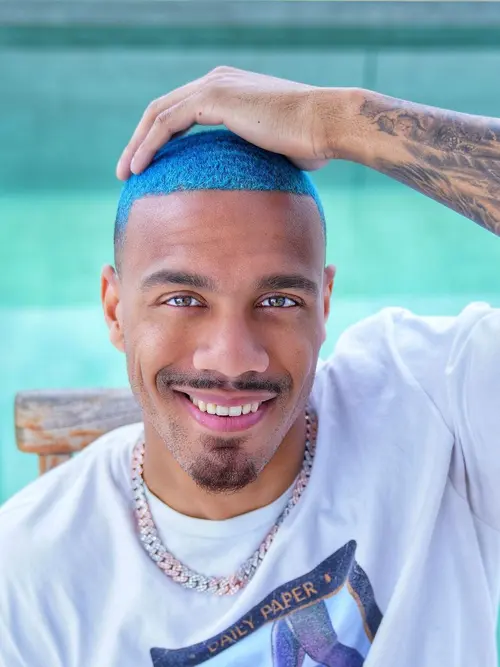
#> input picture gambar-5.jpg, 500 x 667 px, given in place of the camera
$ python I1_ColorTracking.py
#> lines starting #> are read from the running program, lines starting #| are printed output that depends on the picture; after the words box and inside, x2 and y2 are one past the last pixel; in counts of white or black regions, pixels touching at a corner belong together
import cv2
import numpy as np

# Open a connection to the webcam
cam = cv2.VideoCapture(0)

if not cam.isOpened():
    print("Error: Could not open webcam.")
    exit()

# Define the lower and upper bounds of the color to track
# These values can be adjusted to detect different colors
lower_color = np.array([66, 98, 100])  # Lower bound of the color in HSV
upper_color = np.array([156, 232, 255])  # Upper bound of the color in HSV

while True:
    # Capture a frame from the webcam
    ret, frame = cam.read()
#> frame is the input picture: shape (667, 500, 3); mean B, G, R 187.4, 174, 152.2
    if not ret:
        print("Error: Could not read frame.")
        break

    # Convert the frame from BGR to HSV color space
    hsv = cv2.cvtColor(frame, cv2.COLOR_BGR2HSV)
#> hsv: shape (667, 500, 3); mean H, S, V 94.3, 79.2, 199.2

    # Create a mask to filter out the specified color
    mask = cv2.inRange(hsv, lower_color, upper_color)
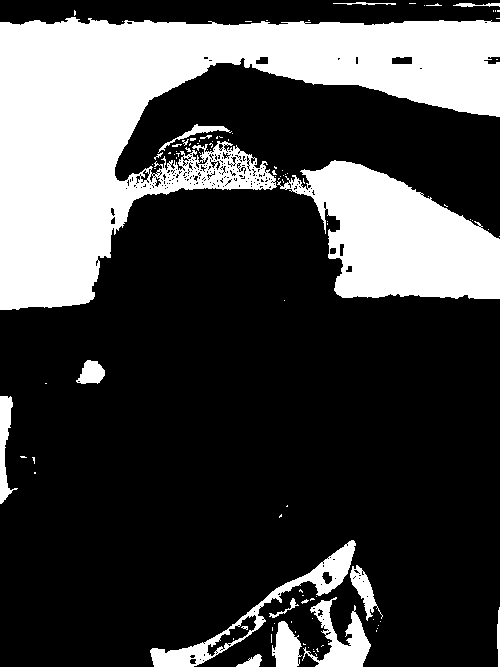
#> mask: shape (667, 500); 27.2% white; 104 white regions (86 under 20 px), largest, box (x1, y1, x2, y2) and area: (0, 17, 500, 310) 62825, (277, 160, 500, 299) 18386, (150, 540, 356, 667) 3213

    # Apply the mask to the original frame
    result = cv2.bitwise_and(frame, frame, mask=mask)
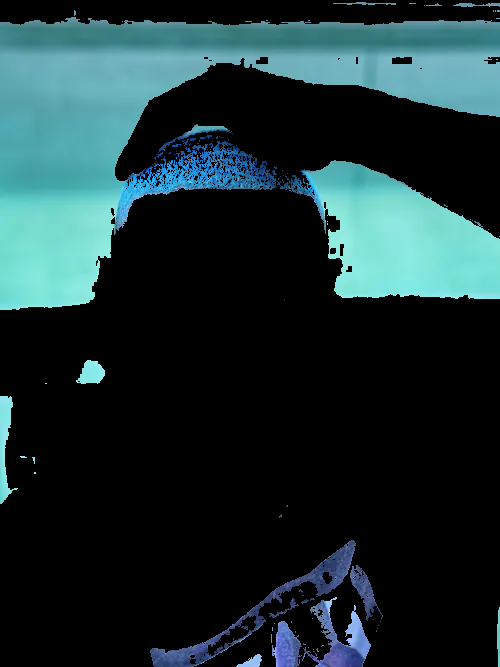
#> result: shape (667, 500, 3); mean B, G, R 50, 47.5, 26.3

    # Display the original frame, mask, and result
    cv2.imshow("Frame", frame)
    cv2.imshow("Mask", mask)
    cv2.imshow("Result", result)

    # Break the loop if the 'Esc' key is pressed
    key = cv2.waitKey(1)
#> (key Esc is pressed here)
    if key == 27:  # ASCII value for 'Esc' key is 27
        break

# Release the webcam and close all OpenCV windows
cam.release()
cv2.destroyAllWindows()

$ run again, on gambar.jpg
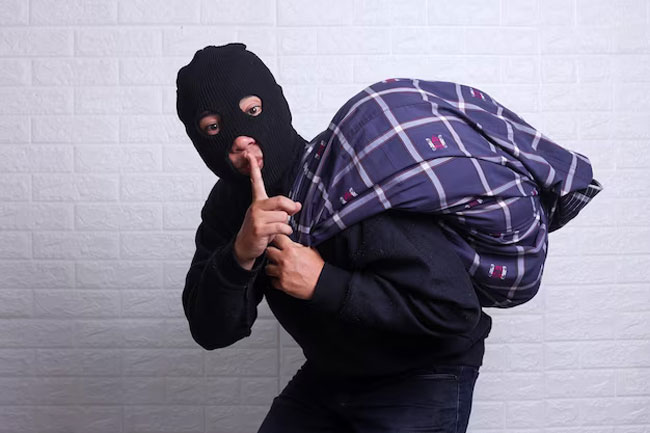
#> input picture gambar.jpg, 650 x 433 px, given in place of the camera
#> frame is the input picture: shape (433, 650, 3); mean B, G, R 152.2, 136.5, 140.5
#> hsv: shape (433, 650, 3); mean H, S, V 122.8, 48.8, 153.6
#> `mask = cv2.inRange(hsv, lower_color, upper_color)`:
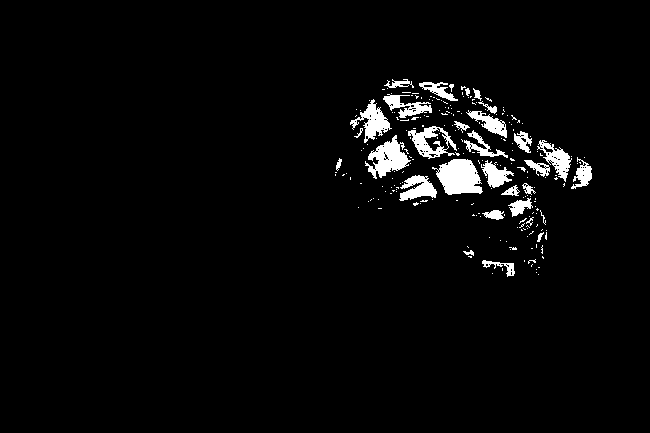
#> mask: shape (433, 650); 3.3% white; 221 white regions (190 under 20 px), largest, box (x1, y1, x2, y2) and area: (432, 159, 483, 195) 1232, (365, 135, 411, 179) 963, (350, 99, 392, 143) 697
#> `result = cv2.bitwise_and(frame, frame, mask=mask)`:
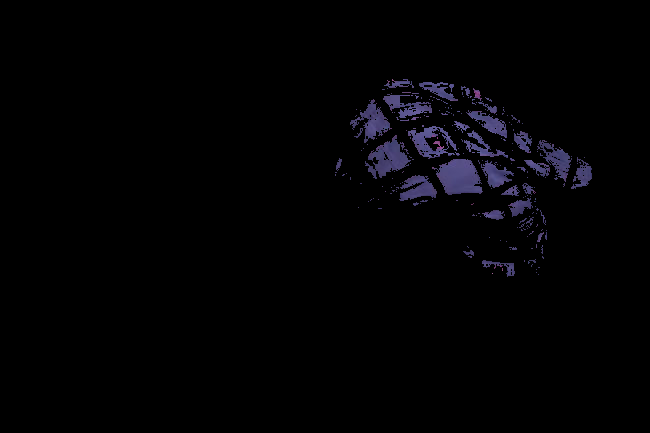
#> result: shape (433, 650, 3); mean B, G, R 4, 2.4, 2.6
